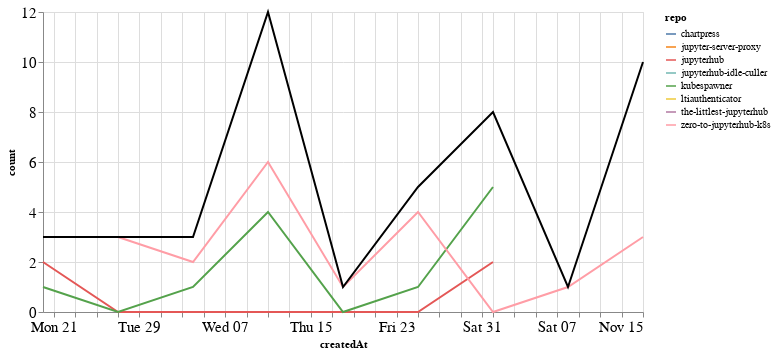

This figure's notebook cell:
### Markdown cell above
## Comments

### Code cell
comments_time = comments.groupby('repo').resample('W', on='createdAt').count()['author'].reset_index()
comments_time = comments_time.rename(columns={'author': 'count'})
comments_time_total = comments_time.groupby('createdAt').agg({"count": "sum"}).reset_index()
ch1 = alt.Chart(comments_time, width=600).mark_line().encode(
    x='createdAt',
    y='count',
    color='repo',
    tooltip="repo"
)

ch2 = alt.Chart(comments_time_total, width=600).mark_line(color="black").encode(
    x='createdAt',
    y='count',
)

ch1 + ch2

### Figure 1 — Vega-Lite specification as saved in the notebook (floating-point values rounded to 4 significant figures)
{"config": {"axisLeft": {"labelFontSize": 15}, "axisBottom": {"labelFontSize": 15}}, "layer": [{"data": {"name": "data-314cf4ab472f4d5ccf4bc23a6860e084"}, "mark": "line", "encoding": {"color": {"type": "nominal", "field": "repo"}, "tooltip": {"type": "nominal", "field": "repo"}, "x": {"type": "temporal", "field": "createdAt"}, "y": {"type": "quantitative", "field": "count"}}, "width": 600}, {"data": {"name": "data-64929a2ea16b767fb9e93175b9e8d6af"}, "mark": {"type": "line", "color": "black"}, "encoding": {"x": {"type": "temporal", "field": "createdAt"}, "y": {"type": "quantitative", "field": "count"}}, "width": 600}], "$schema": "https://vega.github.io/schema/vega-lite/v4.8.1.json", "datasets": {"data-314cf4ab472f4d5ccf4bc23a6860e084": [{"repo": "chartpress", "createdAt": "2020-11-01T00:00:00", "count": 1}, {"repo": "jupyter-server-proxy", "createdAt": "2020-11-15T00:00:00", "count": 1}, {"repo": "jupyterhub", "createdAt": "2020-09-20T00:00:00", "count": 2}, {"repo": "jupyterhub", "createdAt": "2020-09-27T00:00:00", "count": 0}, {"repo": "jupyterhub", "createdAt": "2020-10-04T00:00:00", "count": 0}, {"repo": "jupyterhub", "createdAt": "2020-10-11T00:00:00", "count": 0}, {"repo": "jupyterhub", "createdAt": "2020-10-18T00:00:00", "count": 0}, {"repo": "jupyterhub", "createdAt": "2020-10-25T00:00:00", "count": 0}, {"repo": "jupyterhub", "createdAt": "2020-11-01T00:00:00", "count": 2}, {"repo": "jupyterhub-idle-culler", "createdAt": "2020-11-15T00:00:00", "count": 3}, {"repo": "kubespawner", "createdAt": "2020-09-20T00:00:00", "count": 1}, {"repo": "kubespawner", "createdAt": "2020-09-27T00:00:00", "count": 0}, {"repo": "kubespawner", "createdAt": "2020-10-04T00:00:00", "count": 1}, {"repo": "kubespawner", "createdAt": "2020-10-11T00:00:00", "count": 4}, {"repo": "kubespawner", "createdAt": "2020-10-18T00:00:00", "count": 0}, {"repo": "kubespawner", "createdAt": "2020-10-25T00:00:00", "count": 1}, {"repo": "kubespawner", "createdAt": "2020-11-01T00:00:00", "count": 5}, {"repo": "ltiauthenticator", "createdAt": "2020-11-15T00:00:00", "count": 3}, {"repo": "the-littlest-jupyterhub", "createdAt": "2020-10-11T00:00:00", "count": 2}, {"repo": "zero-to-jupyterhub-k8s", "createdAt": "2020-09-27T00:00:00", "count": 3}, {"repo": "zero-to-jupyterhub-k8s", "createdAt": "2020-10-04T00:00:00", "count": 2}, {"repo": "zero-to-jupyterhub-k8s", "createdAt": "2020-10-11T00:00:00", "count": 6}, {"repo": "zero-to-jupyterhub-k8s", "createdAt": "2020-10-18T00:00:00", "count": 1}, {"repo": "zero-to-jupyterhub-k8s", "createdAt": "2020-10-25T00:00:00", "count": 4}, {"repo": "zero-to-jupyterhub-k8s", "createdAt": "2020-11-01T00:00:00", "count": 0}, {"repo": "zero-to-jupyterhub-k8s", "createdAt": "2020-11-08T00:00:00", "count": 1}, {"repo": "zero-to-jupyterhub-k8s", "createdAt": "2020-11-15T00:00:00", "count": 3}], "data-64929a2ea16b767fb9e93175b9e8d6af": [{"createdAt": "2020-09-20T00:00:00", "count": 3}, {"createdAt": "2020-09-27T00:00:00", "count": 3}, {"createdAt": "2020-10-04T00:00:00", "count": 3}, {"createdAt": "2020-10-11T00:00:00", "count": 12}, {"createdAt": "2020-10-18T00:00:00", "count": 1}, {"createdAt": "2020-10-25T00:00:00", "count": 5}, {"createdAt": "2020-11-01T00:00:00", "count": 8}, {"createdAt": "2020-11-08T00:00:00", "count": 1}, {"createdAt": "2020-11-15T00:00:00", "count": 10}]}}
